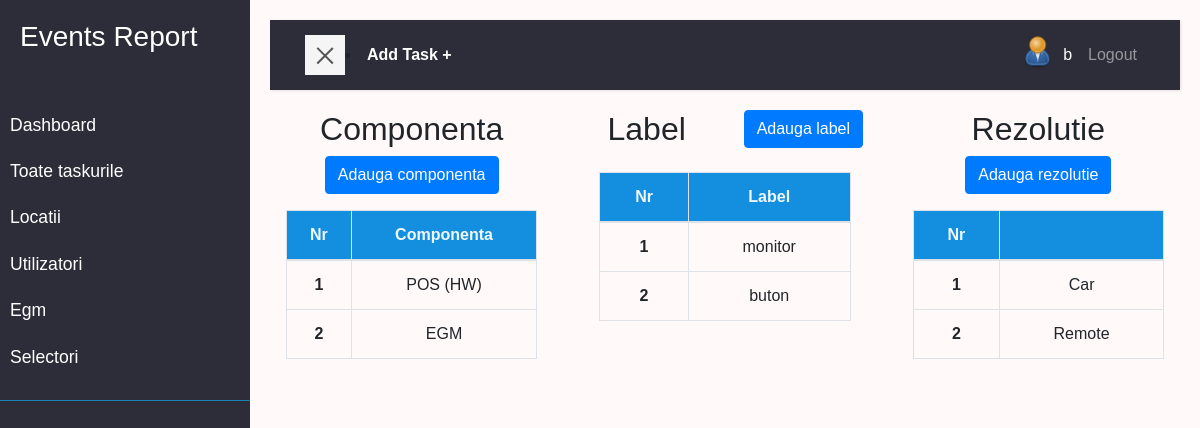
Before: /selectori/ (signed in) with the older database file.
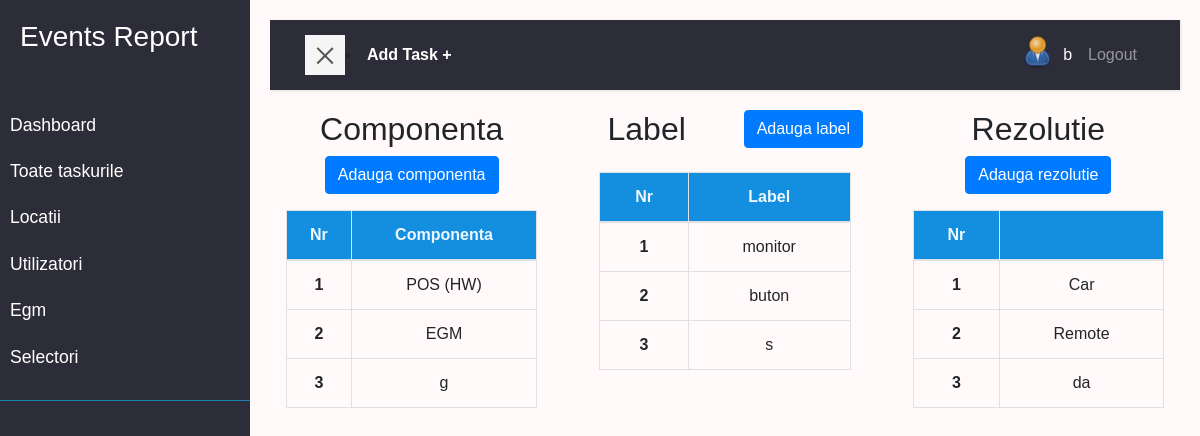
After: the same page with the newer database file.
### task/models.py (models this page shows)
class Componenta(models.Model):
    name = models.CharField(max_length=200)
    created = models.DateTimeField(auto_now_add=True, null=True, blank=True)
    def __str__(self):
        return self.name

class Label(models.Model):
    name = models.CharField(max_length=200)
    created = models.DateTimeField(auto_now_add=True, null=True, blank=True)
    def __str__(self):
        return self.name

class Rezolutie(models.Model):
    name = models.CharField(max_length=200)
    created = models.DateTimeField(auto_now_add=True, null=True, blank=True)
    def __str__(self):
        return self.name

### task/views.py (the view)
# urls.py: path('selectori/', views.selectori, name='selectori') ,
@login_required(login_url='login')
def selectori(request):
    labels = Label.objects.all()
    components = Componenta.objects.all()
    rezolutii = Rezolutie.objects.all()
    context = {'labels':labels, 'components':components, 'rezolutii':rezolutii}
    return render(request, 'task/selectori.html', context)

### user/models.py (called while the page is built)
    @property
    def imageURL(self):
        try:
            url = self.profile_image.url
        except:
            url = ''
        return url

### task/templates/task/selectori.html (shortened to what this page needs)
{% extends 'main.html' %}
{% block content %}
<main>
  <div class="row text-center ">
    <div class="col-4">
        <div class="row">
            <div class="col"> <h2>Componenta</h2></div>
            <div class="col"><a class="btn btn-primary" href="{% url 'componenta-form' %}?next=/selectori">Adauga componenta</a></div>
        </div>
      <div class=" text-center  tableFixHead p-3">
        <table class="table  table-bordered table-hover " id="tabel">
          <thead >
          <tr >
            <th scope="col" >Nr</th>
            <th scope="col">Componenta</th>
          </tr>
          </thead>
          <tbody >
          {% for componenta in components %}
          <tr>
            <td  class="fw-bold" ><a href="{% url 'edith-componenta' componenta.id %}?next=/selectori">{{componenta.id}}</a></td>
            <td>{{componenta}}</td>
          </tr>
          {% endfor %}
        </tbody>
        </table>
    </div>
    </div>
    <div class="col-4">
        <div class="row">
            <div class="col"> <h2>Label</h2></div>
            <div class="col"><a  class="btn btn-primary"href="{% url 'label-form' %}?next=/selectori">Adauga label</a></div>
        </div>
      <div class=" text-center  tableFixHead p-3">
        <table class="table  table-bordered table-hover " id="tabel">
          <thead >
          <tr >
            <th scope="col" >Nr</th>
            <th scope="col">Label</th>
          </tr>
          </thead>
          <tbody >
          {% for label in labels %}
          <tr>
            <td  class="fw-bold" ><a href="{% url 'edith-label' label.id %}?next=/selectori">{{label.id}}</a></td>
            <td>{{label}}</td>
          </tr>
          {% endfor %}
        </tbody>
        </table>
    </div>
    </div>
    <div class="col-4">
        <div class="row">
            <div class="col"> <h2>Rezolutie</h2></div>
            <div class="col"><a class="btn btn-primary" href="{% url 'rezolutie-form' %}?next=/selectori">Adauga rezolutie</a></div>
        </div>
          <div class=" text-center  tableFixHead p-3">
        <table class="table  table-bordered table-hover " id="tabel">
          <thead >
          <tr >
            <th scope="col" >Nr</th>
            <th scope="col"></th>
          </tr>
          </thead>
          <tbody >
          {% for rezolutie in rezolutii %}
          <tr>
            <td  class="fw-bold" ><a href="{% url 'edith-rezolutie' rezolutie.id %}?next=/selectori">{{rezolutie.id}}</a></td>
            <td>{{rezolutie}}</td>
          </tr>
          {% endfor %}
        </tbody>
        </table>
    </div>
    </div>
    </div>
</main>
  {% endblock %}

Changed rows visible on the page:
added Componenta: id "3", name "g"
added Label: id "3", name "s"
added Rezolutie: id "3", name "da"
